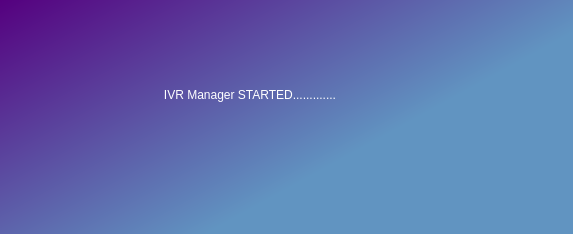
<?xml version="1.0" encoding="UTF-8"?>
<ui version="4.0">
 <class>Form</class>
 <widget class="QWidget" name="Form">
  <property name="geometry">
   <rect>
    <x>0</x>
    <y>0</y>
    <width>573</width>
    <height>234</height>
   </rect>
  </property>
  <property name="windowTitle">
   <string>IVR Initiater</string>
  </property>
  <property name="windowIcon">
   <iconset>
    <normaloff>../Assets/windowIcon.png</normaloff>../Assets/windowIcon.png</iconset>
  </property>
  <property name="styleSheet">
   <string notr="true">QWidget#Form{
background-color:qlineargradient(spread:pad, x1:0, y1:0, x2:0.71, y2:0.528409, stop:0 rgba(85, 0, 127, 255), stop:1 rgba(97, 148, 193, 255));
}
</string>
  </property>
  <widget class="QLabel" name="mainLabel">
   <property name="geometry">
    <rect>
     <x>0</x>
     <y>0</y>
     <width>500</width>
     <height>190</height>
    </rect>
   </property>
   <property name="styleSheet">
    <string notr="true">font: 57 18pt &quot;Roboto Medium&quot;;color:rgb(255, 255, 255)</string>
   </property>
   <property name="text">
    <string>IVR Manager STARTED.............</string>
   </property>
   <property name="alignment">
    <set>Qt::AlignCenter</set>
   </property>
  </widget>
 </widget>
 <resources/>
 <connections/>
</ui>
